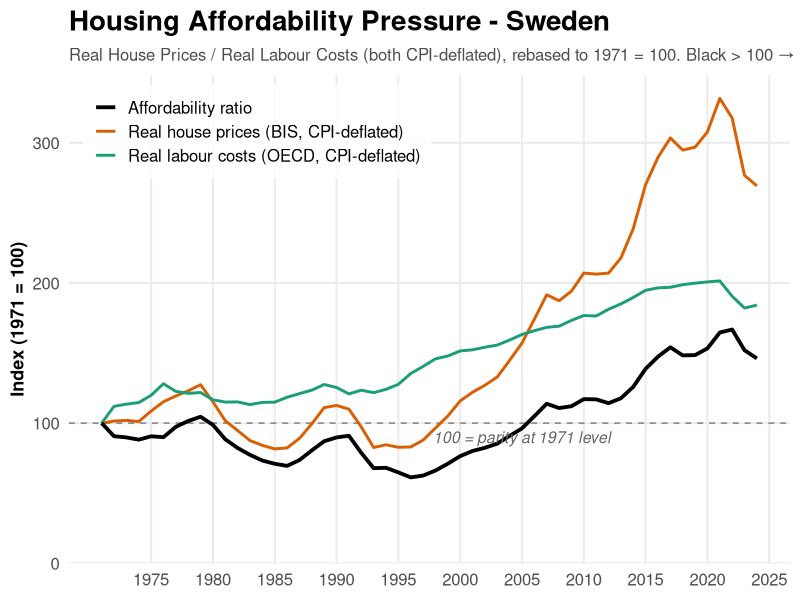
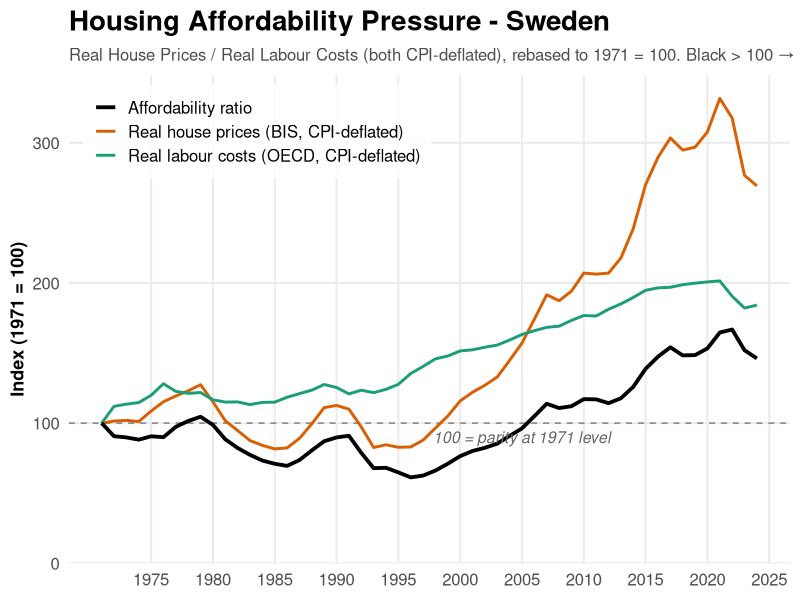
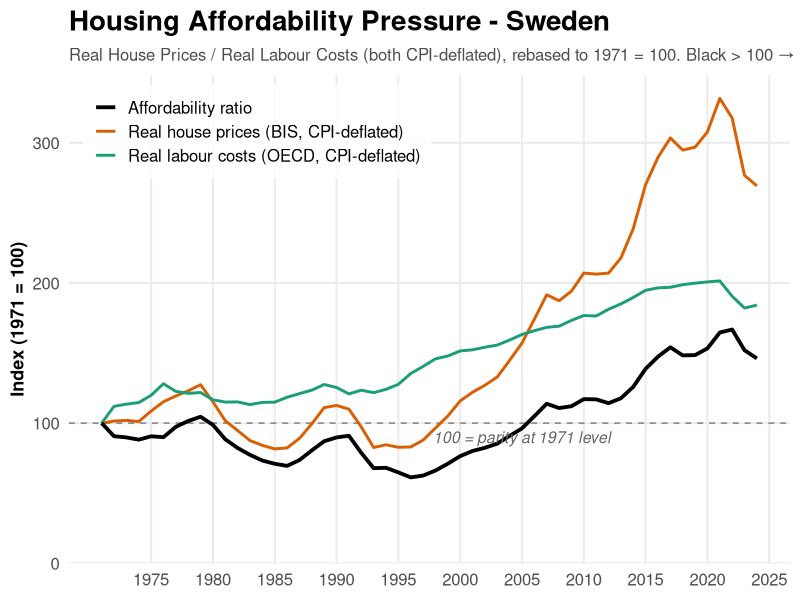

Write R code to recreate these figures, in order.
###############################################################
## Housing Affordability Pressure - Sweden
##
## Indicator: Real House Price Index / Real Labour Cost Index
##
## QSER628BIS is already CPI-deflated by BIS (2010=100, real).
## LCEAMN01SEA661N is nominal (2015=100).
## SWECPIALLAINMEI is CPI (2015=100).
##
## We deflate wages by CPI to get real wages, then compute
## the ratio of real house prices to real wages.
## Both are rebased to 1971=100 (first overlapping year).
##
## Result: > 100 = real house prices outpaced real wages since 1971
##
## Note: LCEAMN01SEA661N is total labour compensation per hour
## (incl. employer contributions), not take-home wages.
##
## Sources (FRED):
##   - QSER628BIS       : BIS Real Residential Property Prices (2010=100)
##   https://fred.stlouisfed.org/series/QSER628BIS
##   - LCEAMN01SEA661N  : OECD Labour Cost Index, nominal (2015=100)
##   https://fred.stlouisfed.org/series/LCEAMN01SEA661N
##   - SWECPIALLAINMEI  : OECD CPI (2015=100)
##   https://fred.stlouisfed.org/series/SWECPIALLAINMEI
###############################################################

suppressPackageStartupMessages({
  library(dplyr)
  library(readr)
  library(lubridate)
  library(ggplot2)
  library(scales)
})

OUT_DIR <- "visual"
dir.create(OUT_DIR, recursive = TRUE, showWarnings = FALSE)

# =====================================================================
# 1. LOAD DATA
# =====================================================================

house <- read_csv("2025_update/QSER628BIS.csv", show_col_types = FALSE)
wage  <- read_csv("2025_update/LCEAMN01SEA661N.csv", show_col_types = FALSE)
cpi   <- read_csv("2025_update/SWECPIALLAINMEI.csv", show_col_types = FALSE)

# =====================================================================
# 2. CLEAN & ANNUALISE
# =====================================================================

# House prices (real, quarterly → annual average)
house <- house %>%
  mutate(year = year(as.Date(observation_date))) %>%
  group_by(year) %>%
  summarise(real_price = mean(QSER628BIS, na.rm = TRUE), .groups = "drop")

# Wages (nominal, annual)
wage <- wage %>%
  mutate(year = year(as.Date(observation_date)),
         nom_wages = LCEAMN01SEA661N) %>%
  select(year, nom_wages)

# CPI (annual)
cpi <- cpi %>%
  mutate(year = year(as.Date(observation_date)),
         cpi = SWECPIALLAINMEI) %>%
  select(year, cpi)

# =====================================================================
# 3. MERGE, DEFLATE WAGES, COMPUTE RATIO
# =====================================================================

df <- house %>%
  inner_join(wage, by = "year") %>%
  inner_join(cpi, by = "year") %>%
  arrange(year)

# Deflate nominal wages by CPI to get real wages
# Both CPI and wages are 2015=100, so real_wages is also based at 2015
df <- df %>%
  mutate(real_wages = nom_wages / cpi * 100)  # *100 to keep index scale

BASE_YEAR <- min(df$year)
cat("Base year:", BASE_YEAR, "\n")

# Rebase both real series to BASE_YEAR = 100
base_price <- df %>% filter(year == BASE_YEAR) %>% pull(real_price)
base_rwage <- df %>% filter(year == BASE_YEAR) %>% pull(real_wages)

df <- df %>%
  mutate(
    price_rebased = 100 * real_price / base_price,
    rwages_rebased = 100 * real_wages / base_rwage,
    affordability_index = price_rebased / rwages_rebased * 100
  )

cat("Year range:", min(df$year), "-", max(df$year), "\n")
cat("Affordability at base:", 
    df %>% filter(year == BASE_YEAR) %>% pull(affordability_index), "\n")
cat("Affordability latest:", 
    df %>% slice_tail(n = 1) %>% pull(affordability_index), "\n")

# =====================================================================
# 4. PLOT
# =====================================================================

p <- ggplot(df, aes(x = year)) +
  # Reference line at 100
  geom_hline(yintercept = 100, linetype = "dashed", color = "grey50",
             linewidth = 0.5) +
  # Rebased real indices
  geom_line(aes(y = price_rebased, color = "Real house prices (BIS, CPI-deflated)"),
            linewidth = 1.0) +
  geom_line(aes(y = rwages_rebased, color = "Real labour costs (OECD, CPI-deflated)"),
            linewidth = 1.0) +
  # Affordability ratio
  geom_line(aes(y = affordability_index, color = "Affordability ratio"),
            linewidth = 1.3) +
  scale_color_manual(
    name = NULL,
    values = c(
      "Real house prices (BIS, CPI-deflated)"    = "#d95f02",
      "Real labour costs (OECD, CPI-deflated)"   = "#1b9e77",
      "Affordability ratio"                       = "black"
    )
  ) +
  scale_x_continuous(breaks = seq(1975, 2025, by = 5)) +
  scale_y_continuous(
    limits = c(0, NA),
    expand = expansion(mult = c(0, 0.05))
  ) +
  annotate("text", x = 2005, y = 90,
           label = paste0("100 = parity at ", BASE_YEAR, " level"),
           color = "grey40", size = 4, fontface = "italic") +
  labs(
    title    = "Housing Affordability Pressure - Sweden",
    subtitle = paste0(
      "Real House Prices / Real Labour Costs (both CPI-deflated), rebased to ",
      BASE_YEAR, " = 100. Black > 100 \u2192 houses outpaced wages. Sources: BIS + OECD via FRED."
    ),
    x = NULL,
    y = paste0("Index (", BASE_YEAR, " = 100)")
  ) +
  theme_minimal(base_size = 15) +
  theme(
    plot.title       = element_text(face = "bold", size = 20),
    plot.subtitle    = element_text(size = 12, color = "grey30"),
    legend.position  = c(0.02, 0.98),
    legend.justification = c(0, 1),
    legend.text      = element_text(size = 12),
    legend.background = element_rect(fill = alpha("white", 0.85), color = NA),
    axis.text        = element_text(size = 12),
    axis.title.y     = element_text(size = 13, face = "bold"),
    panel.grid.minor = element_blank(),
    panel.background = element_rect(fill = "white", color = NA),
    plot.background  = element_rect(fill = "white", color = NA)
  )

p

ggsave(file.path(OUT_DIR, "housing_affordability_sweden.png"),
       p, width = 14, height = 8, dpi = 300, bg = "white")
ggsave(file.path(OUT_DIR, "housing_affordability_sweden.pdf"),
       p, width = 14, height = 8, bg = "white")

# =====================================================================
# 5. EXPORT
# =====================================================================

write_csv(
  df %>% select(year, real_price, nom_wages, cpi, real_wages,
                price_rebased, rwages_rebased, affordability_index),
  "2025_update/housing_affordability_sweden_1971_present.csv"
)

cat("All outputs saved.\n")
